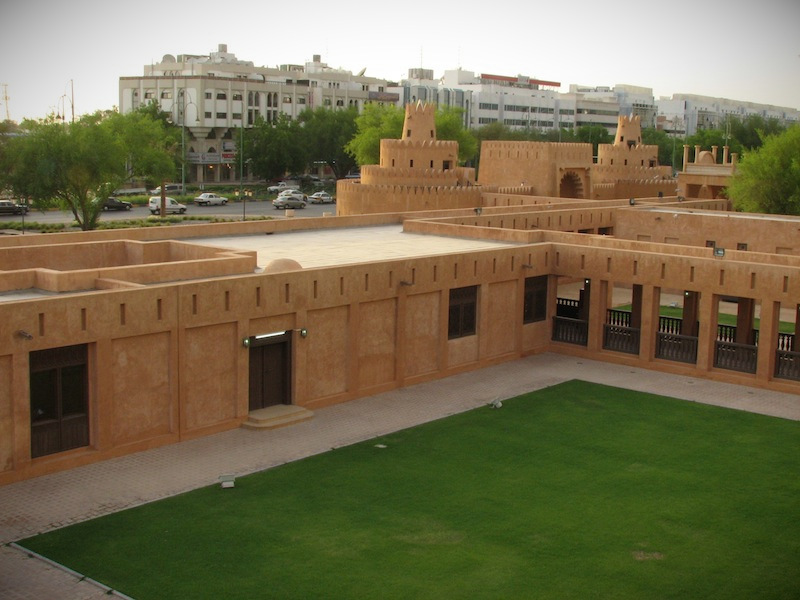
#> input picture resources/al_ain/Image1.jpg, 800 x 600 px; the run also reads 1 picture not shown here
$ jupyter execute --allow-errors hw2.ipynb   (shell and % lines are left out)
#> lines starting #> are read from the running program, lines starting #| are printed output that depends on the picture
### utils.py
import numpy as np

# Functions to convert points to homogeneous coordinates and back
pad = lambda x: np.hstack([x, np.ones((x.shape[0], 1))])
unpad = lambda x: x[:,:-1]

def plot_matches(ax, image1, image2, keypoints1, keypoints2, matches,
                 keypoints_color='k', matches_color=None, only_matches=False):
    """Plot matched features.
    Parameters
    ----------
    ax : matplotlib.axes.Axes
        Matches and image are drawn in this ax.
    image1 : (N, M [, 3]) array
        First grayscale or color image.
    image2 : (N, M [, 3]) array
        Second grayscale or color image.
    keypoints1 : (K1) List
        OpenCV keypoint objects in image1 as a List.
    keypoints2 : (K2) List
        OpenCV keypoint objects in image2 as a List.
    matches : (Q, 2) array
        indices of corresponding matches in first and second set of
        keypoints, where ``keypoints1[ matches|:, 0] , :]`` denotes the
        coordinates of the first and ``keypoints2[ matches|:, 1] , :]`` the
        coordinates of the second set of keypoints.

    keypoints_color : matplotlib color, optional
        Color for keypoint locations.
    matches_color : matplotlib color, optional
        Color for lines which connect keypoint matches. By default the
        color is chosen randomly.
    only_matches : bool, optional
        Whether to only plot matches and not plot the keypoint locations.
    """

    image1.astype(np.float32)
    image2.astype(np.float32)

    new_shape1 = list(image1.shape)
    new_shape2 = list(image2.shape)

    if image1.shape[0] < image2.shape[0]:
        new_shape1[0] = image2.shape[0]
    elif image1.shape[0] > image2.shape[0]:
        new_shape2[0] = image1.shape[0]

    if image1.shape[1] < image2.shape[1]:
        new_shape1[1] = image2.shape[1]
    elif image1.shape[1] > image2.shape[1]:
        new_shape2[1] = image1.shape[1]

    if new_shape1 != image1.shape:
        new_image1 = np.zeros(new_shape1, dtype=image1.dtype)
        new_image1[:image1.shape[0], :image1.shape[1]] = image1
        image1 = new_image1

    if new_shape2 != image2.shape:
        new_image2 = np.zeros(new_shape2, dtype=image2.dtype)
        new_image2[:image2.shape[0], :image2.shape[1]] = image2
        image2 = new_image2

    image = np.concatenate([image1, image2], axis=1)

    offset = image1.shape

    ax.imshow(image, interpolation='nearest', cmap='gray')
    ax.axis((0, 2 * offset[1], offset[0], 0))

    if not only_matches:
        pts1 = np.squeeze( np.array([key_point.pt for key_point in keypoints1]).reshape(-1, 1, 2) )
        ax.scatter(pts1[:, 0], pts1[:, 1],
                   facecolors='none', edgecolors=keypoints_color)

        pts2 = np.squeeze( np.array([key_point.pt for key_point in keypoints2]).reshape(-1, 1, 2) )
        ax.scatter(pts2[:, 0] + offset[1], pts2[:, 1],
                   facecolors='none', edgecolors=keypoints_color)

    for m in matches:
        if matches_color is None:
            color = np.random.rand(3)
        else:
            color = matches_color

        (x1, y1) = keypoints1[m[0]].pt
        (x2, y2) = keypoints2[m[1]].pt

        ax.plot([x1, x2 + offset[1]], [y1, y2],'-', color=color)

### panorama.py

import math
import numpy as np
import random


from utils import pad, unpad

'''
 !!!!!!!!!!!!!!!!!!!!!!!!!!!!!!!!!!!!!!!!!!!!!!!!!!!!!!!!!
 !!! NE MODIFIEZ PAS LE CODE EN DEHORS DES BLOCS TODO. !!!
 !!!  L'EVALUATEUR AUTOMATIQUE SERA TRES MECHANT AVEC  !!!
 !!!            VOUS SI VOUS LE FAITES !               !!!
 !!!!!!!!!!!!!!!!!!!!!!!!!!!!!!!!!!!!!!!!!!!!!!!!!!!!!!!!!
'''

def fit_transform_matrix(p0, p1):
    """ Calcul la matrice de transformation H tel que p0 * H.T = p1

    Indication importante :
        Vous pouvez utiliser la fonction "np.linalg.lstsq" ou
        la fonction "np.linalg.svd" pour résoudre le problème.

    Entrées :
        p0 : un tableau numpy de dimension (M, 2) contenant
             les coordonnées des points à transformer
        p1 : un tableau numpy de dimension (M, 2) contenant
             les coordonnées des points destination

             Chaque coordonnée [x,y] dans p0 ou p1 indique
             la position d'un point-clé [col, ligne] dans
             l'image associée. C-à-d.  p0[i,:] = [x_i, y_i]
             et  p1[j,:] = [x'_j, y'_j]

    Sortie :
        H  : Tableau numpy de dimension (3,3) représentant la
             matrice de transformation d'homographie.
    """

    assert (p1.shape[0] == p0.shape[0]),\
        'Nombre différent de points en p1 et p2'

    H = None

    #TODO 1 : Calculez la matrice de transformation H.
    # TODO-BLOC-DEBUT
    #raise NotImplementedError("TODO 1 : dans panorama.py non implémenté")


    p0_norm = np.copy(p0)
    p1_norm = np.copy(p1)
    B0 = np.eye(3)
    B1 = np.eye(3)
    s0 = np.sqrt(2) / np.mean(np.sqrt(np.sum((p0 - np.mean(p0, axis=0))**2, axis=1)))
    s1 = np.sqrt(2) / np.mean(np.sqrt(np.sum((p1 - np.mean(p1, axis=0))**2, axis=1)))
    B0[0:2, 0:2] *= s0
    B1[0:2, 0:2] *= s1
    B0[0:2, 2] = -np.mean(p0, axis=0) * s0
    B1[0:2, 2] = -np.mean(p1, axis=0) * s1

    p0_one = np.hstack((p0, np.ones((len(p0), 1))))
    p0_nrm = np.dot(p0_one, B0.T)[:, :2]

    p1_one = np.hstack((p1, np.ones((len(p1), 1))))
    p1_nrm = np.dot(p1_one, B1.T)[:, :2]

    N = len(p0)
    R = np.zeros((2*N, 9))

    x, y = p0_nrm[:, 0], p0_nrm[:, 1]
    u, v = p1_nrm[:, 0], p1_nrm[:, 1]

    R[::2] = np.column_stack([x, y, np.ones(N), np.zeros(N), np.zeros(N), np.zeros(N), -u*x, -u*y, -u])
    R[1::2] = np.column_stack([np.zeros(N), np.zeros(N), np.zeros(N), x, y, np.ones(N), -v*x, -v*y, -v])

    RTR = R.T @ R
    w, v = np.linalg.eig(RTR)
    H_nrm = v[:, np.argmin(w)].reshape((3, 3))

    H = np.matmul(np.linalg.inv(B1), np.matmul(H_nrm, B0))

    H = H / H[-1, -1]


    # TODO-BLOC-FIN

    return H

def ransac(keypoints1, keypoints2, matches, n_iters=500, threshold=1):
    """
    Utilize RANSAC to find a robust projective transformation

        1. Select a random set of correspondences
        2. Compute the transformation matrix
        3. Compute the inlier correspondences
        4. Keep the largest set of inlier correspondences
        5. Finally, recompute the transformation matrix H on the
           whole set of inlier correspondences

    Inputs:
        keypoints1 -- matrix M1 x 2, each row contains the coordinates
                      of a keypoint (x_i,y_i) in image1
        keypoints2 -- matrix M2 x 2, each row contains the coordinates
                      of a keypoint (x'_i,y'_i) in image2
        matches  -- matrix N x 2, each row represents a correspondence
                    [index_in_keypoints1, index_in_keypoints2]
        n_iters -- the number of iterations to perform for RANSAC
        threshold -- the threshold for selecting inlier correspondences

    Outputs:
        H -- a robust estimation of the transformation matrix H
        matches[max_inliers] -- matrix (max_inliers x 2) of the inlier correspondences
    """
    # indices of the inlier correspondences in the 'matches' array
    max_inliers = []

    # Homography transformation matrix
    H = None

    # Initialization of the random number generator
    # set the seed to compare the result returned by
    # this function with the reference solution
    random.seed(131)

    for i in range(n_iters):

        subset_indices = random.sample(range(matches.shape[0]), 4)
        indices = matches[subset_indices, :]


        X= keypoints1[indices[:, 0]]
        Y= keypoints2[indices[:, 1]]

        p0_norm = np.copy(X)
        p1_norm = np.copy(Y)
        B0 = np.eye(3)
        B1 = np.eye(3)
        s0 = np.sqrt(2) / np.mean(np.sqrt(np.sum((X - np.mean(X, axis=0))**2, axis=1)))
        s1 = np.sqrt(2) / np.mean(np.sqrt(np.sum((Y - np.mean(Y, axis=0))**2, axis=1)))
        B0[0:2, 0:2] *= s0
        B1[0:2, 0:2] *= s1
        B0[0:2, 2] = -np.mean(X, axis=0) * s0
        B1[0:2, 2] = -np.mean(Y, axis=0) * s1

        p0_one = np.hstack((X, np.ones((len(X), 1))))
        p0_nrm = np.dot(p0_one, B0.T)[:, :2]

        p1_one = np.hstack((Y, np.ones((len(Y), 1))))
        p1_nrm = np.dot(p1_one, B1.T)[:, :2]

        N = len(X)
        R = np.zeros((2*N, 9))

        x, y = p0_nrm[:, 0], p0_nrm[:, 1]
        u, v = p1_nrm[:, 0], p1_nrm[:, 1]

        R[::2] = np.column_stack([x, y, np.ones(N), np.zeros(N), np.zeros(N), np.zeros(N), -u*x, -u*y, -u])
        R[1::2] = np.column_stack([np.zeros(N), np.zeros(N), np.zeros(N), x, y, np.ones(N), -v*x, -v*y, -v])

        RTR = R.T @ R
        w, v = np.linalg.eig(RTR)
        H_nrm = v[:, np.argmin(w)].reshape((3, 3))

        H_n= np.matmul(np.linalg.inv(B1), np.matmul(H_nrm, B0))

        H_n = H_n / H_n[-1, -1]

        distances = np.abs(np.dot(np.hstack((keypoints1[matches[:, 0]], np.ones((matches.shape[0], 1)))), H_n.T)
                            - np.hstack((keypoints2[matches[:, 1]], np.ones((matches.shape[0], 1)))))[:, :2]
        inliers = np.where(np.linalg.norm(distances, axis=1) < threshold)[0]


        if len(inliers) > len(max_inliers):
            max_inliers = inliers
            H = H_n
    X1 = keypoints1[matches[max_inliers, 0]]
    Y1 = keypoints2[matches[max_inliers, 1]]
    p0_norm1 = np.copy(X1)
    p1_norm1 = np.copy(Y1)
    B01 = np.eye(3)
    B11 = np.eye(3)
    s01 = np.sqrt(2) / np.mean(np.sqrt(np.sum((X1 - np.mean(X1, axis=0))**2, axis=1)))
    s11 = np.sqrt(2) / np.mean(np.sqrt(np.sum((Y1 - np.mean(Y1, axis=0))**2, axis=1)))
    B01[0:2, 0:2] *= s01
    B11[0:2, 0:2] *= s11
    B01[0:2, 2] = -np.mean(X1, axis=0) * s01
    B11[0:2, 2] = -np.mean(Y1, axis=0) * s11

    p0_one1 = np.hstack((X1, np.ones((len(X1), 1))))
    p0_nrm1 = np.dot(p0_one1, B01.T)[:, :2]

    p1_one1 = np.hstack((Y1, np.ones((len(Y1), 1))))
    p1_nrm1 = np.dot(p1_one1, B11.T)[:, :2]

    N1 = len(X1)
    R1 = np.zeros((2*N1, 9))

    x1, y1 = p0_nrm1[:, 0], p0_nrm1[:, 1]
    u1, v1 = p1_nrm1[:, 0], p1_nrm1[:, 1]

    R1[::2] = np.column_stack([x1, y1, np.ones(N1), np.zeros(N1), np.zeros(N1), np.zeros(N1), -u1*x1, -u1*y1, -u1])
    R1[1::2] = np.column_stack([np.zeros(N1), np.zeros(N1), np.zeros(N1), x1, y1, np.ones(N1), -v1*x1, -v1*y1, -v1])

    RTR1 = R1.T @ R1
    w1, v1 = np.linalg.eig(RTR1)
    H_nrm1 = v1[:, np.argmin(w1)].reshape((3, 3))

    H = np.matmul(np.linalg.inv(B11), np.matmul(H_nrm1, B01))

    H = H / H[-1, -1]


    return H, matches[max_inliers]

# [50 lines left out: function get_output_space, not called in this run]


### hw2.ipynb
# Devoir 3 &mdash; Images Panoramiques

## Installation (sous Colab uniquement)

[cell 1]
#
# Exécutez cette cellule dans l’environnement Colab uniquement.
#

## Initialisation et paramétrage du bloc-notes

[cell 2]
from __future__ import print_function

# Setup
import numpy as np
import matplotlib.pyplot as plt

plt.rcParams['figure.figsize'] = (15, 12) # set default size of plots
plt.rcParams['image.interpolation'] = 'nearest'
plt.rcParams['image.cmap'] = 'gray'

# configurer Numpy pour afficher trois decimals après la virgule
#np.set_printoptions(formatter={'float': lambda x: "{0:0.3f}".format(x)})
np.set_printoptions(precision=3)

# pour le rechargement automatique des modules externes

## données références pour validation des TODOs
#> (the rest of this cell did not finish here and is left out)

## 1. Description

L'assemblage d'images en panorama est un très grand succès de la Vision Par Ordinateur. Matthew Brown et David G. Lowe ont publié un célèbre [article](https://drive.google.com/file/d/1qB54hR4TS_7But2KKkvuk6jTV1uWg8Tf/view?usp=sharing) sur cette technique en 2007. Depuis lors, cette technologie a été largement adoptée dans de nombreuses applications telles que "**Google Street View**" et les prises d'images panoramiques sur les smartphones.

Dans ce devoir, vous allez implémenter une solution pour combiner une série d'images se chevauchant en une seule image panoramique. La détection des points-clés dans les images et un appariement initial est déjà fourni dans le code de démarrage (usage de fonctions ORB de OpenCV).

Dans un premier temps, vous implémenterez le code qui calcule la matrice de transformation homographique entre deux images à partir de paires de correnspondance de points-clés. Ensuite, vous coderez une fonction pour séparer les bonnes correspondances (inliers) des mauvaises (outliers) selon le principe de l'algorithme [RANdom SAmple Consensus - RANSAC](https://en.wikipedia.org/wiki/Random_sample_consensus). Cela permetra l'alignement automatiquement des images de façpn robuste (positions relatives les unes par rapport aux autres ainsi que le calcul des zones de chevauchements de celles-ci). En troisième étape, afin d'appliquer les opérations de projections des images en un panorama, vous coderez l'algorithme de projection bilineaire inverse discuté en [cours](). Enfin, les images résultantes devraient être fusionnées en un seul panorama homogène (suppression des effets de bord dans l'image finale).

Pour résumer, les étapes requises pour créer un panorama sont enumérées ci-dessous. Celles que vous devez implémenter dans ce devoir sont indiquées en gras :

1. Extraire les primitives dans les images
2. Mise en correspondance des primitives
3. **Calcul de la matrice de transformation**
4. **Alignement des images à l'aide de RANSAC**
5. **Projection et interpolation des images**
4. **Fusion des images en une image panoramique**

## 2. Règles de codage

**<span style='color:Red'>
NE MODIFIEZ PAS LE CODE SQUELETTE EN DEHORS DES BLOCS TODO.<br>L'EVALUATEUR AUTOMATIQUE SERA TRES MECHANT AVEC VOUS SI VOUS LE FAITES !
</span>**

### 2.1. Résumé des fonctions potentiellement utiles (vous n'êtes pas obligé de les utiliser)
- numpy.divide,
- numpy.eye,
- numpy.ndarray,
- numpy.dot,
- numpy.linalg.svd,
- numpy.linalg.lstsq,
- numpy.linalg.inv,
- numpy.meshgrid

### 2.2. Résumé des fonctions <span style='color:Red'>interdites</span>
- cv2.findHomography,
- cv2.perspectiveTransform,
- cv2.warpPerspective,
- cv2.remap,
- cv2.getAffineTransform,
- cv2.getPerspectiveTransform,
- cv2.invertAffineTransform,
- cv2.warpAffine,
- skimage.transform.ProjectiveTransform,
- skimage.measure.ransac,
- skimage.transform.SimilarityTransform,
- skimage.transform.AffineTransform,
- skimage.transform.FundamentalMatrixTransform,
- skimage.transform.warp,
- skimage.transform.warp_coords

Vous pouvez utiliser ces fonctions pour le débogage de votre code, mais la version finale ne doit en aucun cas les inclure faute d'avoir un zéro pour le devoir.

## 3. Préparation des données (détection des points-clés et appariemment initial)

Dans la cellule suivante, nous exécutons un algorithme de détéction de coins sur deux images, et récupérons les descripteurs associés à ces clés. Ensuite, nous effectuons une mise en correspondance entre les deux images et affichons l'ensemble des résultats.

[cell 3]
import cv2
from utils import plot_matches

# Commençant par charger deux images
img1 = cv2.imread('resources/al_ain/Image1.jpg')
#> img1 is the input picture: shape (600, 800, 3); mean B, G, R 79.9, 109.9, 117.8
img2 = cv2.imread('resources/al_ain/Image2.jpg')
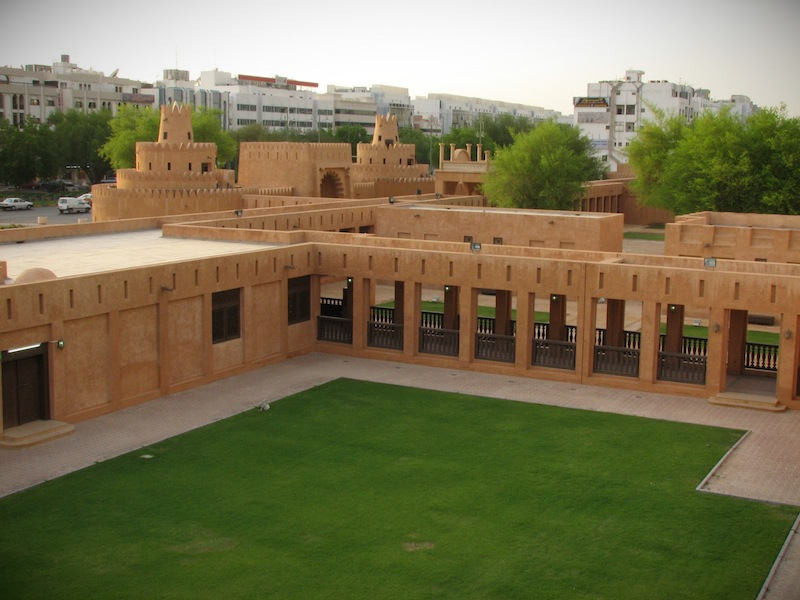
#> input picture resources/al_ain/Image2.jpg, 800 x 600 px
#> img2 is the input picture: shape (600, 800, 3); mean B, G, R 80.5, 113.6, 120.5

img1 = cv2.cvtColor(img1, cv2.COLOR_BGR2RGB)
img2 = cv2.cvtColor(img2, cv2.COLOR_BGR2RGB)

imgs = [img1, img2]

# construisons l'objet orb pour la detection, description
orb = cv2.ORB_create()

# détection des points-clés et construction des
# descripteurs associés
keypoints_list   = []  # keypoints[i] corresponds to imgs[i]
descriptors_list = []  # descriptors[i] corresponds to keypoints[i]
for img in imgs:
    # trouver les points-clés et leurs descripteurs
    keypoints, descriptors = orb.detectAndCompute(img, None)

    keypoints_list.append(keypoints)
    descriptors_list.append(descriptors)
#> this loop made 2 passes
#> after the loop, descriptors_list = 2 items; keypoints_list = 2 items

# construction de l'objet BFMatcher pour la mise en correspondance
bf = cv2.BFMatcher(cv2.NORM_HAMMING, crossCheck=True)

# matches_list[i] décrit la paire de correspondance entre les descripteurs descriptors[i] et descriptors[i+1]
matches_list = []
for pair in zip(descriptors_list[:-1], descriptors_list[1:]):
    matches = bf.match(pair[0], pair[1])
    matches_list.append(matches)
#> this loop made 1 pass
#> matches on pass 1: 196 matches
#> after the loop, matches_list = 1 matches

# Affichage des points-clés détectés pour les deux premières images
cvKeypoints1 = keypoints_list[0]
#> cvKeypoints1 = 500 keypoints; strongest (x, y, size): (257, 337, 31), (283, 332, 31), (587, 281, 31), (559, 84, 31)
cvKeypoints2 = keypoints_list[1]
#> cvKeypoints2 = 500 keypoints; strongest (x, y, size): (349, 280, 31), (573, 329, 31), (315, 86, 31), (317, 85, 31)

fig, (ax1,ax2) = plt.subplots(1, 2, figsize=(15, 12))

tmp = cv2.drawKeypoints(img1, cvKeypoints1, None, color=(0,0,255), flags=0)
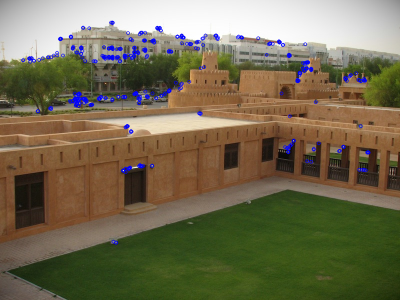
#> tmp: shape (600, 800, 3) (shown at 1/2 size); mean R, G, B 115.9, 108.1, 82
ax1.imshow(tmp)
ax1.axis('off')
ax1.set_title('Points-clés détectés dans Image 1', y=-0.10)

tmp = cv2.drawKeypoints(img2, cvKeypoints2, None, color=(0,0,255), flags=0)
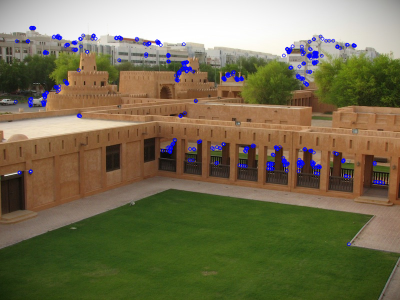
#> tmp: shape (600, 800, 3) (shown at 1/2 size); mean R, G, B 118.7, 112, 82.7
ax2.imshow(tmp)
ax2.axis('off')
ax2.set_title('Points-clés détectés dans Image 2', y=-0.10)
plt.show()
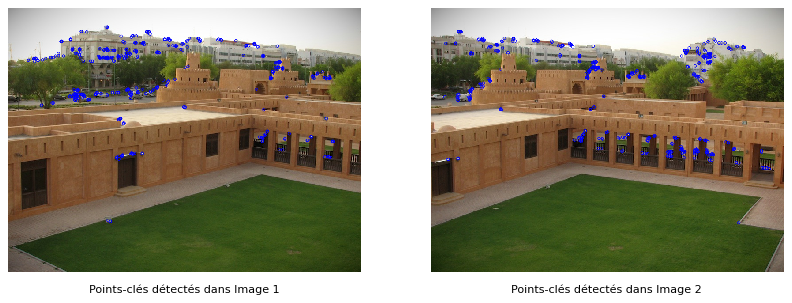
#> figure drawn by matplotlib, 2 panels

# traçons les correspondances...
fig, ax = plt.subplots(1, 1, figsize=(15, 12))
ax.axis('off')

matches = np.array([ (m.queryIdx, m.trainIdx) for m in matches_list[0] ])
#> matches = 196 pairs, first value 1 to 499, second value 1 to 498

plot_matches(ax, img1, img2, cvKeypoints1, cvKeypoints2, matches,
                 keypoints_color='k', matches_color=None, only_matches=False)
#> in plot_matches, `image = np.concatenate([image1, image2], axis=1)`:
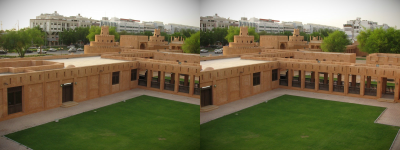
#> image: shape (600, 1600, 3) (shown at 1/4 size); mean R, G, B 119.1, 111.7, 80.2
#> in plot_matches, `pts1 = np.squeeze( np.array([key_point.pt for key_point in keypoints1]..`: pts1 = 500 pairs, first value 45.6 to 736.8, second value 44.64 to 485
#> in plot_matches, `pts2 = np.squeeze( np.array([key_point.pt for key_point in keypoints2]..`: pts2 = 500 pairs, first value 31 to 766, second value 55 to 488
#> the loop in plot_matches, `for m in matches:` made 196 passes
#> (m, color, x1, y1, x2, y2) on passes 1 to 7: ([1, 109], [0.549, 0.715, 0.603], 307, 80, 55.2, 81.6), ([11, 165], [0.545, 0.424, 0.646], 170, 122, 668.4, 304.8), ([12, 45], [0.438, 0.892, 0.964], 614, 322, 379, 320), ([16, 78], [0.383, 0.792, 0.529], 378, 163, 134, 167), ([17, 77], [0.568, 0.926, 0.071], 616, 124, 374, 124), ([21, 81], [0.0871, 0.0202, 0.833], 622, 140, 380, 139), ([22, 31], [0.778, 0.87, 0.979], 718, 339, 478, 330)
plt.title('Paires de correspondance détectées (avec \'outliers\')', y=-0.10)
plt.show()
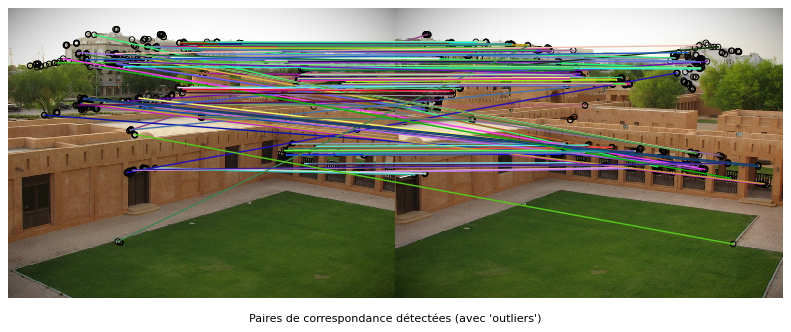
#> figure drawn by matplotlib, 1 panel
#> (the rest of the program and of its run is left out)
